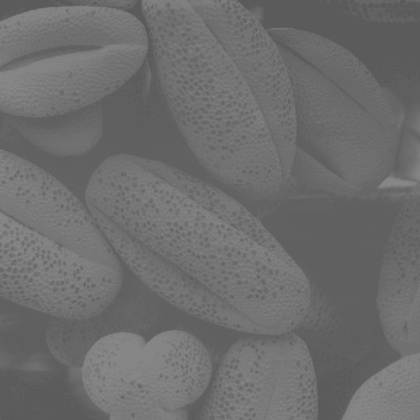
%> input picture Exercise_01/Images/lowContrastPollen.jpg, 420 x 420 px, shrunk from 500 x 500 before the run
$ octave Exercise01_Solution_GHE.m   (GNU Octave 9; MATLAB toolbox functions it lacks are replaced by stand-ins)
%> lines starting %> are read from the running program, lines starting %| are printed output that depends on the picture
close all;
clear all;
clc;

im = imread("Images/lowContrastPollen.jpg");
%> im is the input picture: size 420x420 uint8; min 87, max 138, mean 109.1
im = double(im);
%> im: size 420x420 double

h = zeros(1, 256);

[rows, cols] = size(im);
%> rows = 420; cols = 420

for r = 1:rows
    for c = 1:cols
        pix = im(r, c); % 0 - 255
        h(1, pix+1) = h(1, pix+1)+1;
    end
end
%> after the loop, h = 256 values, max 13093 at index 97, min 0 at index 1, mean 689.1

pmf = h / (rows*cols);
%> pmf = 256 values, max 0.0742 at index 97, min 0 at index 1, mean 0.00391
cmf = pmf;
%> cmf has the same summary as pmf

for c = 2:256
    cmf(1, c) = cmf(1, c-1) + cmf(1, c);
end
%> after the loop, cmf = 256 values from 0 to 1

output_h = cmf * 255;
%> output_h = 256 values from 0 to 255
out = zeros(rows, cols);

for r = 1:rows
    for c = 1:cols
        pix = im(r, c); % 0 - 255
        out(r, c) = output_h(1, pix+1);
    end
end
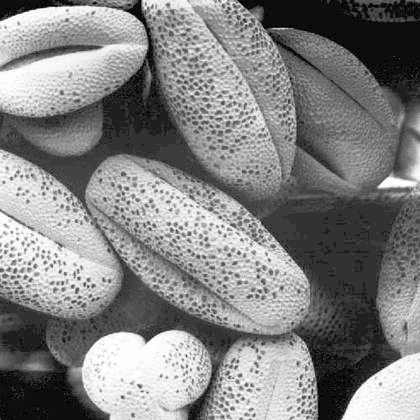
%> out: size 420x420 double; min 0.00145, max 255, mean 131.2

figure;
subplot(2,3,1); imshow(uint8(im)); title("Original Image");
subplot(2,3,2); stem(h); title("h");
subplot(2,3,3); stem(pmf); title("pmf");
subplot(2,3,4); stem(cmf); title("cmf");
subplot(2,3,5); stem(output_h); title("output h");
subplot(2,3,6); imshow(uint8(out)); title("Output Image");
%> after `title("Output Image")`:
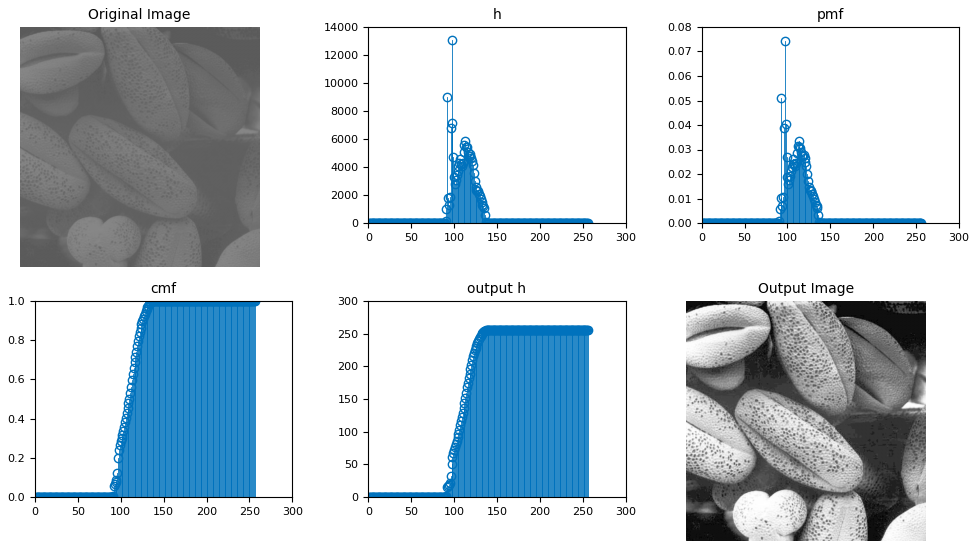
%> figure redrawn from the program's plot data, 6 panels
